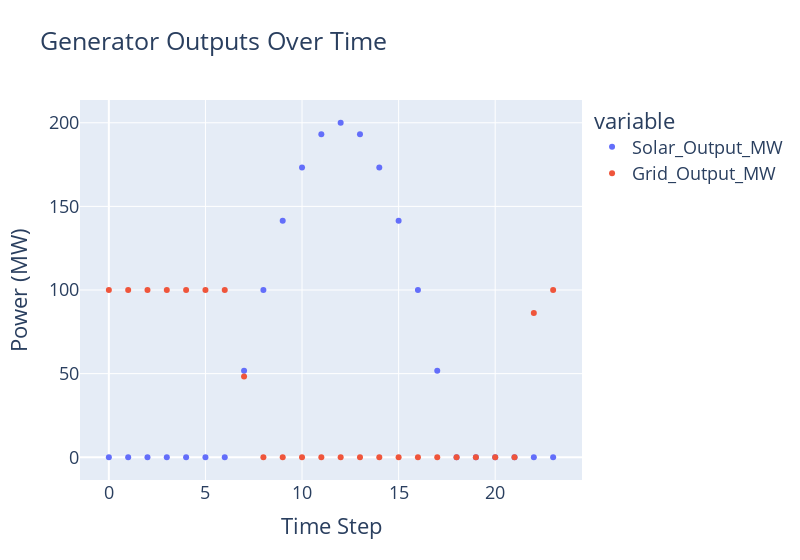

Notebook code for this chart:
### Code cell
fig = px.scatter(results_df, y=['Solar_Output_MW', 'Grid_Output_MW'], title='Generator Outputs Over Time')
fig.update_layout(
    yaxis_title='Power (MW)', 
    xaxis_title='Time Step', 
    width=800, 
    font=dict(size=18)
)

### Figure 1 — Plotly figure (JSON) as saved in the notebook; plotly's stock layout.template omitted (floating-point values rounded to 4 significant figures)
{"data": [{"hovertemplate": "variable=Solar_Output_MW<br>snapshot=%{x}<br>value=%{y}<extra></extra>", "legendgroup": "Solar_Output_MW", "marker": {"color": "#636efa", "symbol": "circle"}, "mode": "markers", "name": "Solar_Output_MW", "orientation": "v", "showlegend": true, "type": "scatter", "x": [0, 1, 2, 3, 4, 5, 6, 7, 8, 9, 10, 11, 12, 13, 14, 15, 16, 17, 18, 19, 20, 21, 22, 23], "xaxis": "x", "y": [-0.0, -0.0, -0.0, -0.0, -0.0, -0.0, -0.0, 51.76, 100.0, 141.4, 173.2, 193.2, 200.0, 193.2, 173.2, 141.4, 100.0, 51.76, 2.449e-14, -0.0, -0.0, -0.0, -0.0, -0.0], "yaxis": "y"}, {"hovertemplate": "variable=Grid_Output_MW<br>snapshot=%{x}<br>value=%{y}<extra></extra>", "legendgroup": "Grid_Output_MW", "marker": {"color": "#EF553B", "symbol": "circle"}, "mode": "markers", "name": "Grid_Output_MW", "orientation": "v", "showlegend": true, "type": "scatter", "x": [0, 1, 2, 3, 4, 5, 6, 7, 8, 9, 10, 11, 12, 13, 14, 15, 16, 17, 18, 19, 20, 21, 22, 23], "xaxis": "x", "y": [100.0, 100.0, 100.0, 100.0, 100.0, 100.0, 100.0, 48.24, -0.0, -0.0, -0.0, -0.0, -0.0, -0.0, -0.0, -0.0, -0.0, -0.0, -0.0, -0.0, -0.0, -0.0, 86.28, 100.0], "yaxis": "y"}], "layout": {"font": {"size": 18}, "legend": {"title": {"text": "variable"}, "tracegroupgap": 0}, "title": {"text": "Generator Outputs Over Time"}, "width": 800, "xaxis": {"anchor": "y", "domain": [0, 1], "title": {"text": "Time Step"}}, "yaxis": {"anchor": "x", "domain": [0, 1], "title": {"text": "Power (MW)"}}}}
